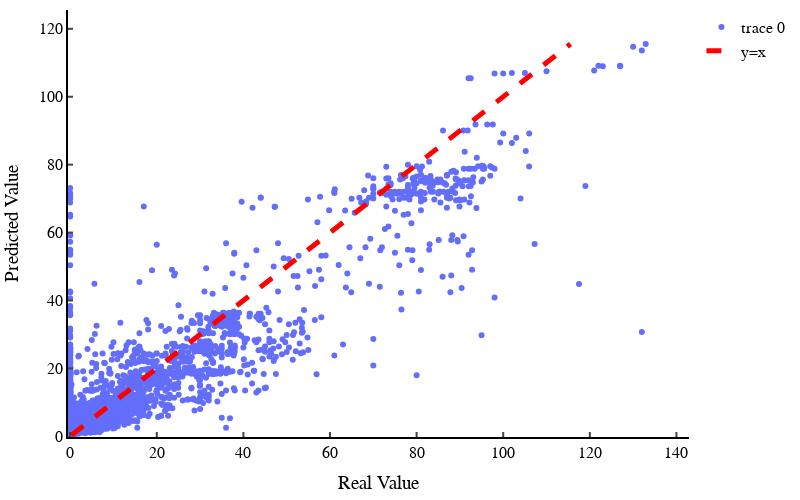

The notebook cell saved with this chart:
### Markdown cell above
Average Hyper Paramters:
- n_estimators         105.0
- max_depth             10.0
- min_samples_split      3.2
- min_samples_leaf       1.4
- max_features           sqrt

### Code cell
best_model = regressor_df_PF.iloc[regressor_df_PF["r2"].idxmax()]["model"]
predicted_tc = best_model.predict(df_features)

plot_predicted_vs_actual(target_tc, predicted_tc, df_MP)

### Figure 1 — Plotly figure (JSON) as saved in the notebook; plotly's stock layout.template omitted (floating-point values rounded to 4 significant figures; data arrays with more than 128 entries replaced by an {"elided": "..."} marker saying what was removed)
{"data": [{"hoverinfo": "text", "mode": "markers", "text": {"elided": "5773 str values"}, "type": "scatter", "x": {"elided": "5773 float values"}, "y": {"elided": "5773 float values"}}, {"line": {"color": "red", "dash": "dash", "width": 5}, "mode": "lines", "name": "y=x", "type": "scatter", "x": [0.2891, 1.453, 2.617, 3.782, 4.946, 6.11, 7.274, 8.438, 9.602, 10.77, 11.93, 13.09, 14.26, 15.42, 16.59, 17.75, 18.92, 20.08, 21.24, 22.41, 23.57, 24.74, 25.9, 27.06, 28.23, 29.39, 30.56, 31.72, 32.89, 34.05, 35.21, 36.38, 37.54, 38.71, 39.87, 41.03, 42.2, 43.36, 44.53, 45.69, 46.86, 48.02, 49.18, 50.35, 51.51, 52.68, 53.84, 55.0, 56.17, 57.33, 58.5, 59.66, 60.83, 61.99, 63.15, 64.32, 65.48, 66.65, 67.81, 68.97, 70.14, 71.3, 72.47, 73.63, 74.8, 75.96, 77.12, 78.29, 79.45, 80.62, 81.78, 82.94, 84.11, 85.27, 86.44, 87.6, 88.77, 89.93, 91.09, 92.26, 93.42, 94.59, 95.75, 96.91, 98.08, 99.24, 100.4, 101.6, 102.7, 103.9, 105.1, 106.2, 107.4, 108.6, 109.7, 110.9, 112.0, 113.2, 114.4, 115.5], "y": [0.2891, 1.453, 2.617, 3.782, 4.946, 6.11, 7.274, 8.438, 9.602, 10.77, 11.93, 13.09, 14.26, 15.42, 16.59, 17.75, 18.92, 20.08, 21.24, 22.41, 23.57, 24.74, 25.9, 27.06, 28.23, 29.39, 30.56, 31.72, 32.89, 34.05, 35.21, 36.38, 37.54, 38.71, 39.87, 41.03, 42.2, 43.36, 44.53, 45.69, 46.86, 48.02, 49.18, 50.35, 51.51, 52.68, 53.84, 55.0, 56.17, 57.33, 58.5, 59.66, 60.83, 61.99, 63.15, 64.32, 65.48, 66.65, 67.81, 68.97, 70.14, 71.3, 72.47, 73.63, 74.8, 75.96, 77.12, 78.29, 79.45, 80.62, 81.78, 82.94, 84.11, 85.27, 86.44, 87.6, 88.77, 89.93, 91.09, 92.26, 93.42, 94.59, 95.75, 96.91, 98.08, 99.24, 100.4, 101.6, 102.7, 103.9, 105.1, 106.2, 107.4, 108.6, 109.7, 110.9, 112.0, 113.2, 114.4, 115.5]}], "layout": {"font": {"color": "black", "family": "Helvetica", "size": 16}, "height": 500, "margin": {"b": 10, "l": 10, "r": 10, "t": 10}, "paper_bgcolor": "white", "plot_bgcolor": "white", "width": 800, "xaxis": {"linecolor": "black", "linewidth": 2, "range": [-0.5, 142.9], "showline": true, "ticklen": 5, "ticks": "inside", "tickwidth": 2, "title": {"text": "Real Value"}}, "yaxis": {"linecolor": "black", "linewidth": 2, "range": [-0.2109, 125.5], "showline": true, "ticklen": 5, "ticks": "inside", "tickwidth": 2, "title": {"text": "Predicted Value"}}}}
